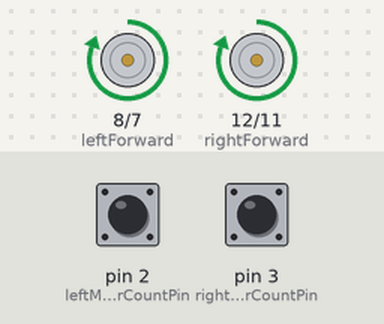
Recording of a sketch running on a simulated Arduino Uno, built with avr-gcc and run on an emulated ATmega328P. On the bench: motor-driver pin pairs drawn as motors (green arrow = first pin HIGH = forward, orange = second pin HIGH = backward, longer = more drive, scaled by the enable pin). Inputs (shaded band) come from the test bench; at power-on: pin 2 (leftMotorCountPin) LOW, pin 3 (rightMotorCountPin) LOW.

Above: at 1.2 s.
1.3 s: pin 2 (leftMotorCountPin) pulled HIGH for 0.15 s
At 2.5 s:
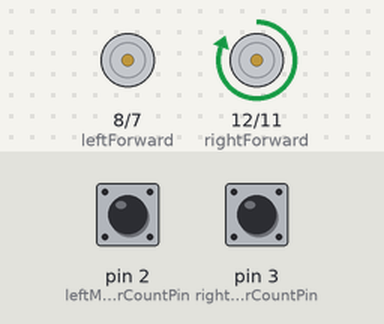
2.9 s: pin 3 (rightMotorCountPin) pulled HIGH for 0.15 s
At 3.9 s:
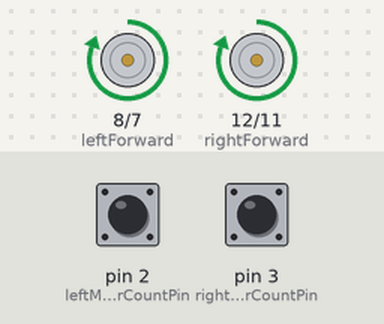
4.5 s: pin 3 (rightMotorCountPin) pulled HIGH for 1 s
At 5.2 s:
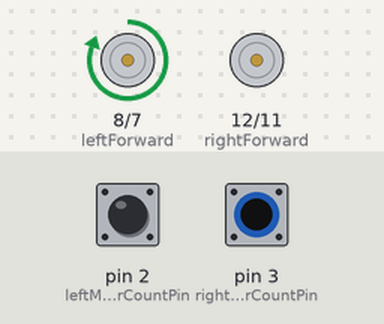
7.0 s: pin 2 (leftMotorCountPin) pulled HIGH for 1 s
At 8.3 s:
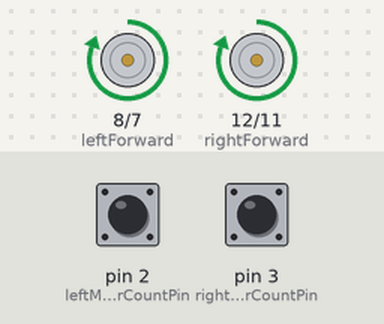
Timing chart, 0 to 10.0 s (numbered marks = the images above; inputs shaded):
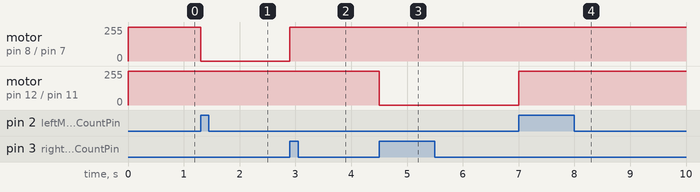

The sketch:

Story_6.ino
```cpp
unsigned int const leftEnable = 9;
unsigned int const leftForward = 8;
unsigned int const leftBackward = 7;
unsigned int const rightEnable = 10;
unsigned int const rightForward = 12;
unsigned int const rightBackward = 11;
unsigned int const leftMotorCountPin = 2;
unsigned int const rightMotorCountPin = 3;
volatile unsigned int leftMotorCount = 0;
volatile unsigned int rightMotorCount = 0;
unsigned int const power = 150;

void setup()
{
  Serial.begin(115200);
  pinMode(leftMotorCountPin, INPUT);
  pinMode(rightMotorCountPin, INPUT);
  attachInterrupt(0, leftMotorCountChange, RISING);
  attachInterrupt(1, rightMotorCountChange, RISING);
  pinMode(leftEnable, OUTPUT);
  pinMode(leftForward, OUTPUT);
  pinMode(leftBackward, OUTPUT);
  pinMode(rightEnable, OUTPUT);
  pinMode(rightForward, OUTPUT);
  pinMode(rightBackward, OUTPUT);
  digitalWrite(leftEnable, HIGH);
  digitalWrite(rightEnable, HIGH);
}

void leftMotorCountChange()
{
  leftMotorCount++;
}

void rightMotorCountChange()
{
  rightMotorCount++;
}

void balanceForward()
{
  if (leftMotorCount > rightMotorCount) {
    analogWrite(rightForward, power);
    analogWrite(leftForward, 0);
  }
  else if (rightMotorCount > leftMotorCount) {
    analogWrite(rightForward, 0);
    analogWrite(leftForward, power);
  }
  else {
    forward();
  }
}

void loop()
{
  balanceForward();
  if (leftMotorCount > 1055 or rightMotorCount > 1055) {
    hardStop();
    while (true) {
    }
  }
}
void forward()
{
  analogWrite(rightForward, power);
  analogWrite(leftForward, power);
  analogWrite(rightBackward, 0);
  analogWrite(leftBackward, 0);
}
void hardStop()
{
  digitalWrite(leftEnable, HIGH);
  digitalWrite(rightEnable, HIGH);
  analogWrite(leftForward, 0);
  analogWrite(rightForward, 0);
  analogWrite(leftBackward, 0);
  analogWrite(rightBackward, 0);
}
```

Measured:
- after the input at 1.3 s, motor on pin 8 (leftForward) / pin 7 (leftBackward): forward 255/255 → stopped at once
- after the input at 2.9 s, motor on pin 8 (leftForward) / pin 7 (leftBackward): stopped → forward 255/255 at once
- after the input at 4.5 s, motor on pin 12 (rightForward) / pin 11 (rightBackward): forward 255/255 → stopped at once
- after the input at 7.0 s, motor on pin 12 (rightForward) / pin 11 (rightBackward): stopped → forward 255/255 at once
